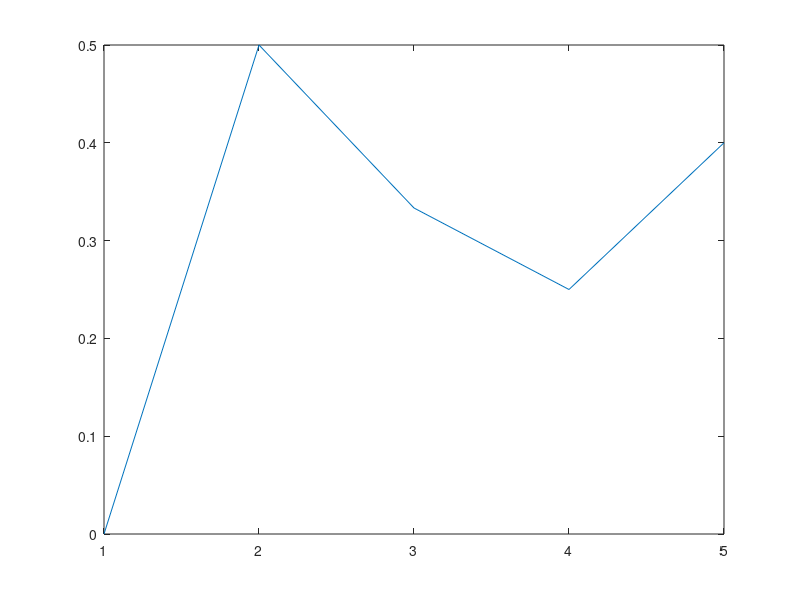

Recreate this plot in MATLAB.
n_flips=input('Enter number of samples: ');
p_est_fraction_heads=zeros(1,n_flips);% to track fraction of heads
X=rand(1,n_flips);
nh=0;
for trial=1:n_flips
if(X(trial)<=0.5) % rand <0.5 indicates Head
nh=nh+1;
end;
p_est_fraction_heads(1,trial)=nh/trial;
end
n_flips, nh
plot(p_est_fraction_heads);